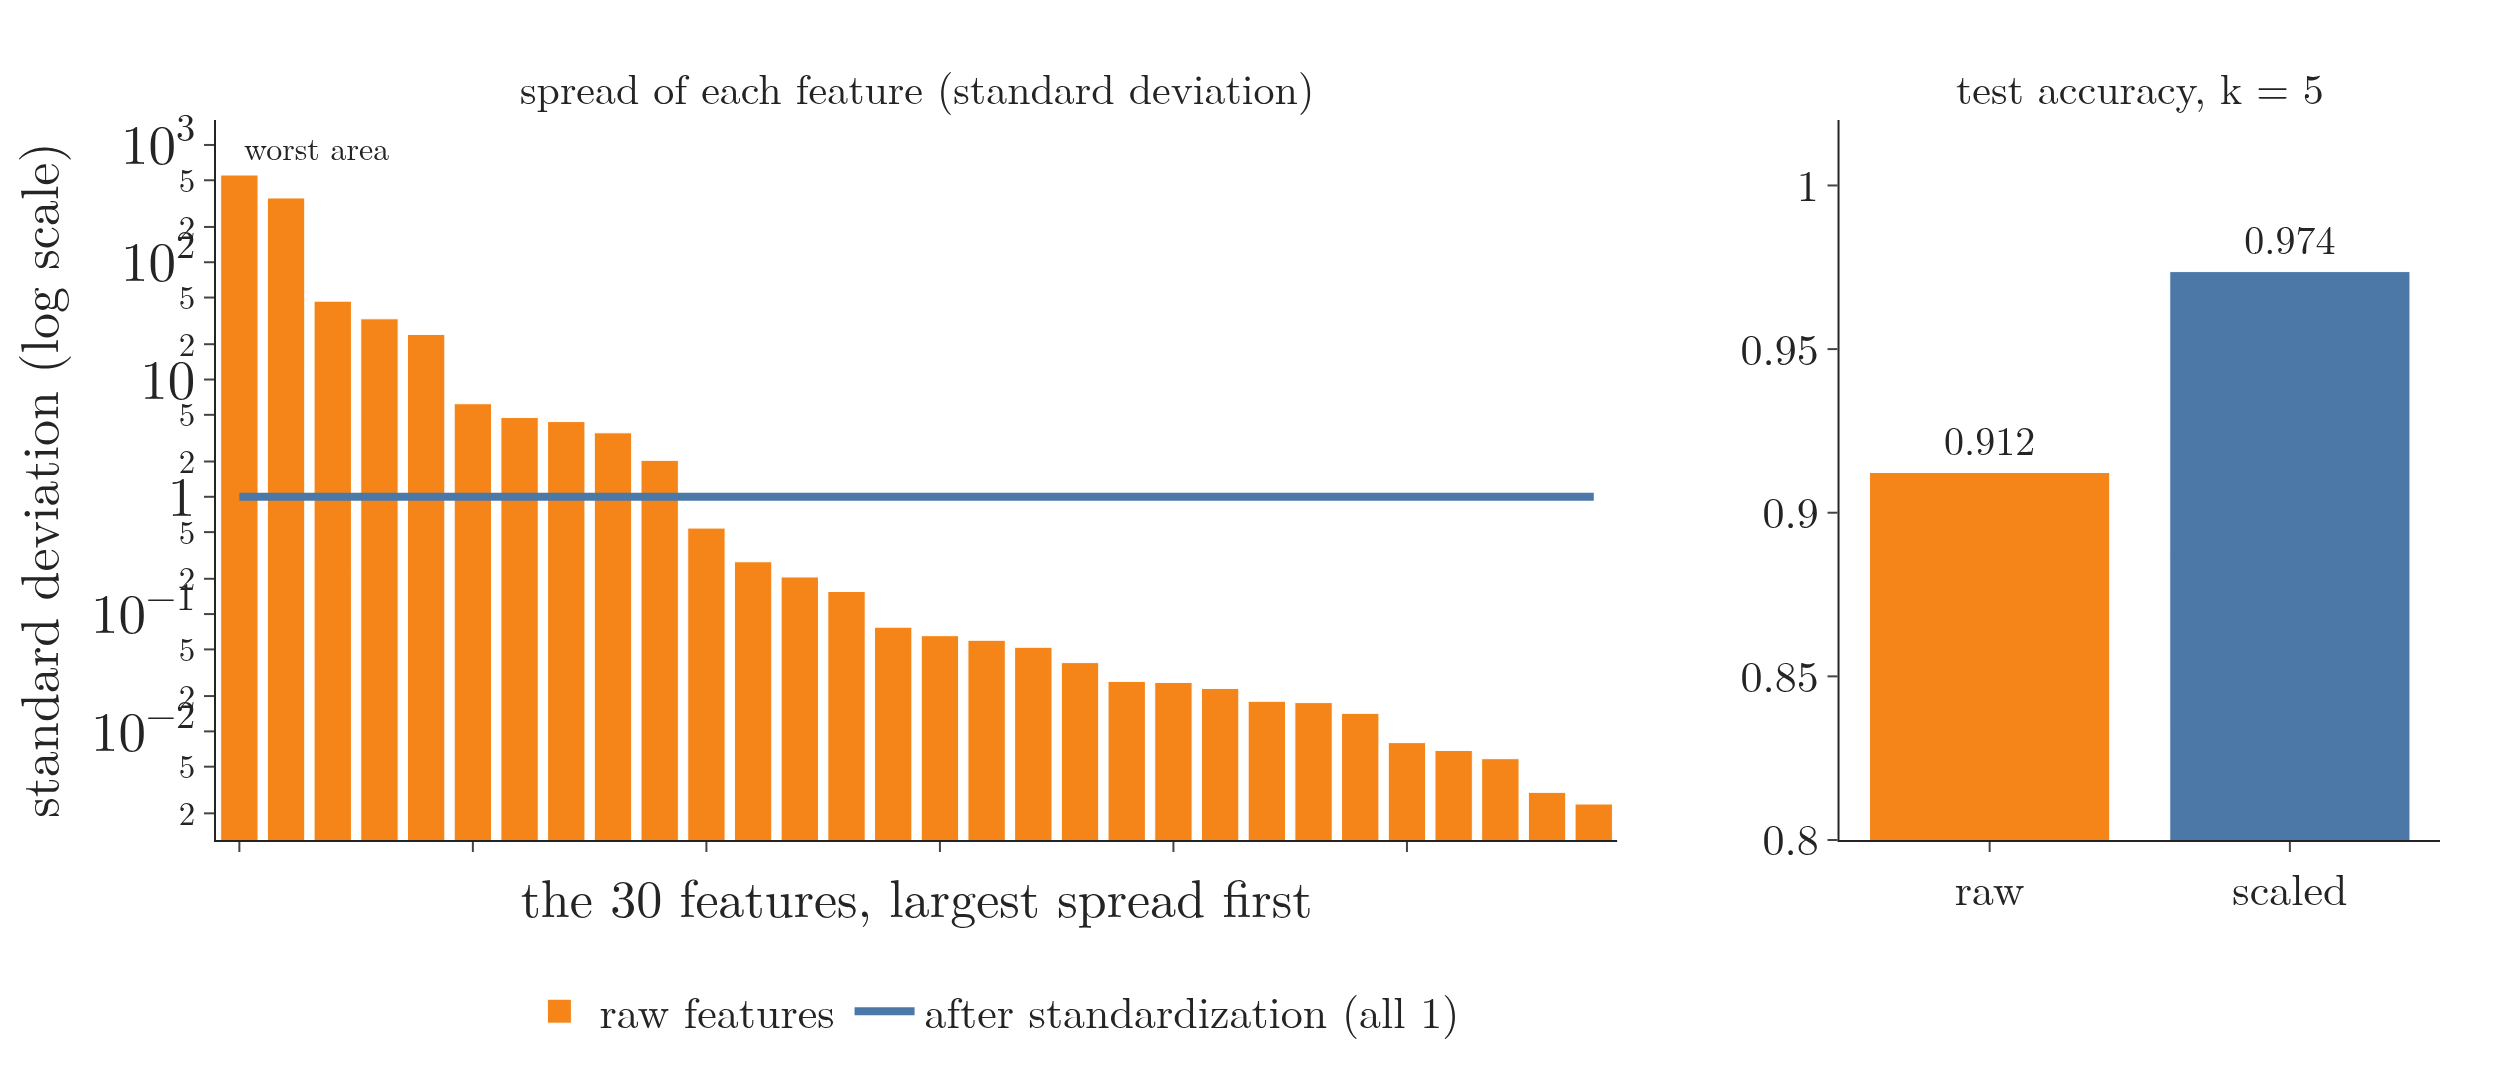

Recreate this plot in Python.
"""Why KNN needs scaling, on the breast cancer training set (Plotly). Left: the standard deviation of each of the 30
features on a log scale, raw and after StandardScaler; raw spreads range from about 0.003 to over 500, so the
large-number features dominate every distance. Right: test accuracy with k = 5, raw 0.912 (104 of 114) and scaled
0.974 (111 of 114)."""
from pathlib import Path
import numpy as np
import plotly.graph_objects as go
from plotly.subplots import make_subplots
from sklearn.datasets import load_breast_cancer
from sklearn.model_selection import train_test_split
from sklearn.neighbors import KNeighborsClassifier
from sklearn.preprocessing import StandardScaler
from gifkit import BLUE, FONT, GREY, ORANGE

here = Path(__file__).parent
X, y = load_breast_cancer(return_X_y=True)
Xtr, Xte, ytr, yte = train_test_split(X, y, test_size=0.2, random_state=2)
sc = StandardScaler().fit(Xtr)
raw = KNeighborsClassifier(5).fit(Xtr, ytr).score(Xte, yte)
scl = KNeighborsClassifier(5).fit(sc.transform(Xtr), ytr).score(sc.transform(Xte), yte)
assert (round(raw, 3), round(scl, 3)) == (0.912, 0.974)
sd = Xtr.std(0)
order = np.argsort(sd)[::-1]
names = np.array(load_breast_cancer().feature_names)[order]
fig = make_subplots(1, 2, column_widths=[0.7, 0.3], horizontal_spacing=0.1,
                    subplot_titles=["spread of each feature (standard deviation)", "test accuracy, k = 5"])
fig.update_annotations(font_size=21)
fig.add_trace(go.Bar(x=list(range(30)), y=sd[order], marker_color=ORANGE, name="raw features", hovertext=names), 1, 1)
fig.add_trace(go.Scatter(x=list(range(30)), y=np.ones(30), mode="lines", line=dict(color=BLUE, width=4), name="after standardization (all 1)"), 1, 1)
fig.add_annotation(x=0, y=np.log10(sd[order][0]), text=names[0], showarrow=False, xanchor="left", yshift=14, font=dict(size=16), row=1, col=1)
fig.add_trace(go.Bar(x=["raw", "scaled"], y=[raw, scl], marker_color=[ORANGE, BLUE], text=[f"{raw:.3f}", f"{scl:.3f}"],
                     textposition="outside", textfont=dict(size=20), showlegend=False), 1, 2)
fig.update_xaxes(title="the 30 features, largest spread first", showticklabels=False, row=1, col=1)
fig.update_yaxes(type="log", exponentformat="power", title="standard deviation (log scale)", row=1, col=1)
fig.update_yaxes(range=[0.8, 1.02], row=1, col=2)
fig.update_layout(template="simple_white", width=1250, height=540, font=FONT,
                  legend=dict(orientation="h", x=0.35, xanchor="center", y=-0.18), margin=dict(l=80, r=30, t=60, b=120))
fig.write_image(here / "scaling.png", scale=2)
assert sd.min() < 0.003 and sd.max() > 500 and names[0] == "worst area"
